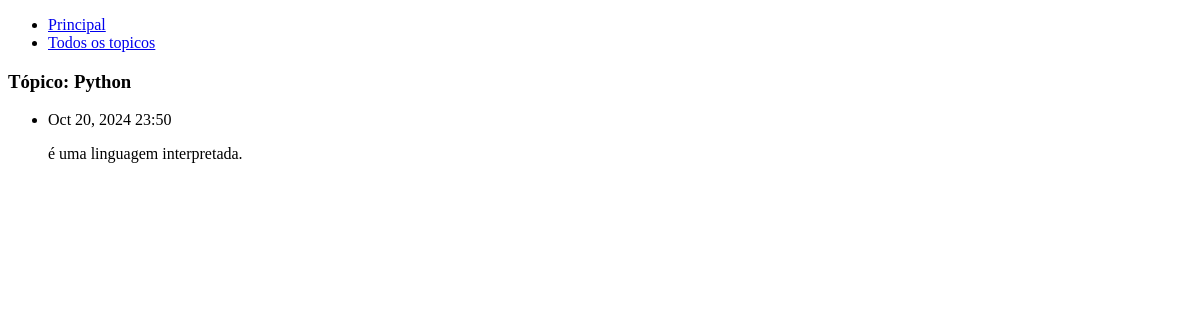
The page /topic/2/ on the database as committed earlier.
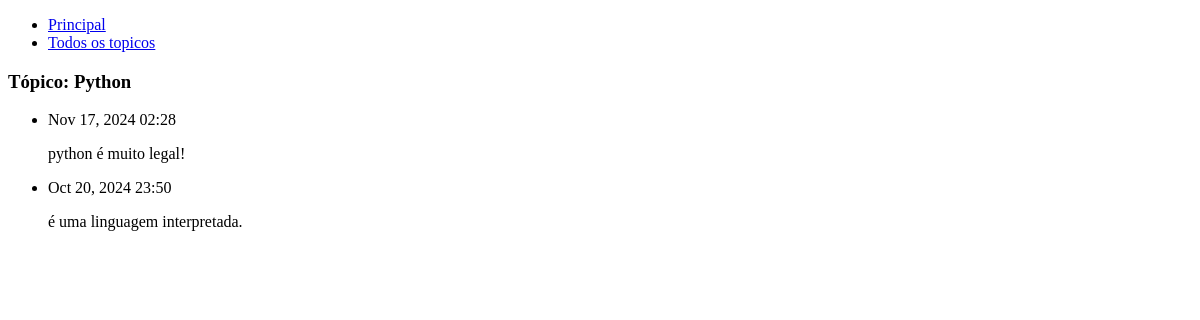
The same page on the database as committed later.
### registros_leituras/models.py (models this page shows, shortened)
class Entry (models.Model):
    topic = models.ForeignKey(Topic,on_delete=models.CASCADE)
    text = models.TextField()
    date_added = models.DateTimeField(auto_now_add=True)
    class Meta:
        verbose_name_plural = 'entries'

### registros_leituras/views.py (the view)
# urls.py: path('topic/<topic_id>/',views.topic,name='topic'),
def topic(request,topic_id):
    try:
        topic = Topic.objects.get(id=topic_id)
    except Topic.DoesNotExist:
        return HttpResponse("<h1>Erro: Tópico não encontrado.</h1>")
    except Exception as e:
        return HttpResponse(f"<h1>Erro ao carregar: {e}</h1>")
    entries = topic.entry_set.order_by('-date_added')
    context = {
        'topic':topic,
        'entries':entries
        }
    return  render(request,"registros_leituras/topic.html",context)

### registros_leituras/templates/registros_leituras/topic.html
{% extends "registros_leituras/base.html" %}
{% block content %}
    <h3>Tópico: {{ topic.text }} </h3>
    <ul>
        {% for entry in entries %}
            <li>
                <p>{{ entry.date_added | date:'M d, Y H:i' }}</p>
                <p>{{ entry.text | linebreaks }}</p>
            </li>
        {% empty %}
            <li>Não há anotações no tópico</li>
        {% endfor%}
    </ul>
{% endblock content %}

Rows that differ between the two databases and show on the page:
added Entry: date_added "Nov 17, 2024 02:28", text "python é muito legal!"
